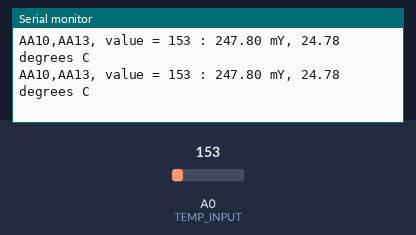
This sketch was run on a simulated Arduino Uno, built with avr-gcc and run on an emulated ATmega328P. Parts: the last lines printed to the serial monitor. The test bench sets the inputs (shaded band); at power-on: A0 (TEMP_INPUT) = 153.

Above: at 1.8 s.
1.9 s: A0 (TEMP_INPUT) set to 165
At 2.8 s:
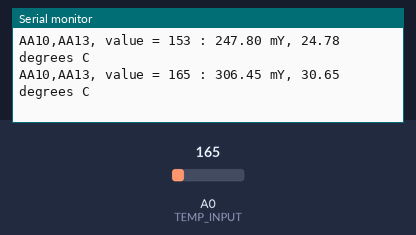
3.4 s: A0 (TEMP_INPUT) set to 175
At 4.4 s:
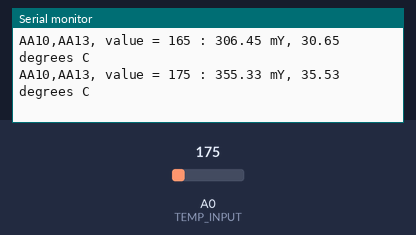
Timing chart, 0 to 6.4 s (numbered marks = the images above; inputs shaded):
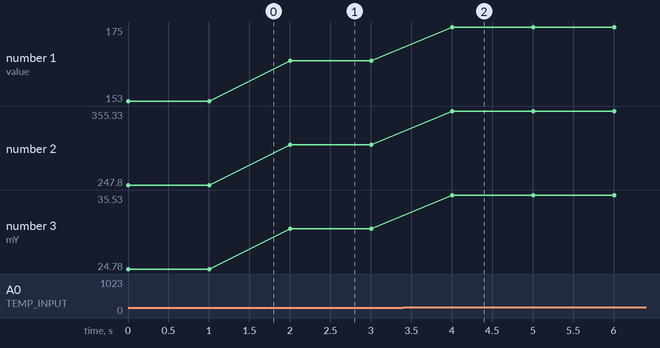

Measured:
- after the input at 1.9 s, the serial monitor: prints a new line after 0.10 s (image 1)
- after the input at 3.4 s, the serial monitor: prints a new line after 0.61 s (image 2)
- plotted number 1: 153 → 165 after the input at 1.9 s, 165 → 175 after the input at 3.4 s
- plotted number 2: 247.8 → 306.45 after the input at 1.9 s, 306.45 → 355.33 after the input at 3.4 s
- plotted number 3: 24.78 → 30.65 after the input at 1.9 s, 30.65 → 35.53 after the input at 3.4 s

The sketch:

TMP36.ino
```cpp
//
// AA13, TMP36 sensor
//

#define TEMP_INPUT 0
// or  int TEMP_INPUT = 0;

void setup() {
  Serial.begin(9600);
}

void loop() {
   //getting the voltage reading from the temperature sensor
  int value = analogRead(TEMP_INPUT);
  Serial.print("AA10,AA13, value = ");
  Serial.print(value);
  Serial.print(" : ");

  //converting that reading to voltage
  float voltage = value * 5.0 * 1000;
  voltage /= 1023.0;

  //print out the voltage
  Serial.print(voltage - 500) / 10;
  Serial.print(" mY, ");

  //now print out the temperature
  float temperatureC = (voltage - 500) / 10;
  Serial.print(temperatureC);
  Serial.println(" degrees C");
  delay(1000);
}
```
